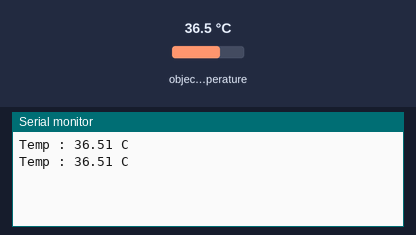
The sketch below on a simulated Arduino Uno, built with avr-gcc and run on an emulated ATmega328P. Parts: the last lines printed to the serial monitor. The inputs (shaded band) are chosen by the test bench; at power-on: object temperature 36.5 °C.

Above: at 1.8 s.
1.9 s: object temperature set to 20 °C
At 2.4 s:
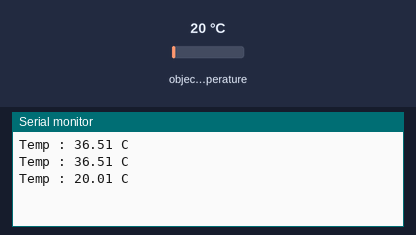
3.4 s: object temperature set to 26 °C
At 4.8 s:
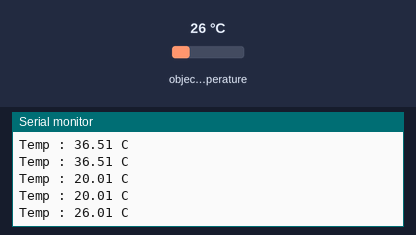
Timing chart, 0 to 6.4 s (numbered marks = the images above; inputs shaded):
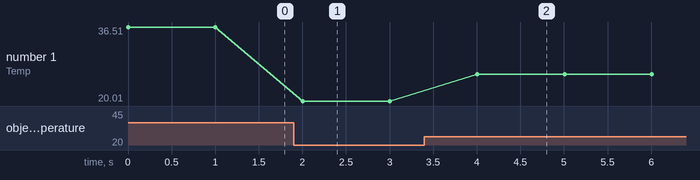

Measured:
- after the input at 1.9 s, the serial monitor: prints a new line after 0.10 s (image 1)
- after the input at 3.4 s, the serial monitor: prints a new line after 0.61 s (image 2)
- plotted number 1: 36.51 → 20.01 after the input at 1.9 s, 20.01 → 26.01 after the input at 3.4 s

The sketch:

Temp_MLX90614.ino
```cpp
#include <Wire.h>
#include <Adafruit_MLX90614.h>

//#define I2C_ADDR 0x27 //I2C adress, you should use the code to scan the adress first (0x27) here

Adafruit_MLX90614 mlx = Adafruit_MLX90614();

void setup() {
  mlx.begin();
  Serial.begin(9600);
}

void loop() {
 Serial.print("Temp : ");
 Serial.print(mlx.readObjectTempC());
 Serial.print(" C");
 Serial.println();
 delay(1000);

}
```
